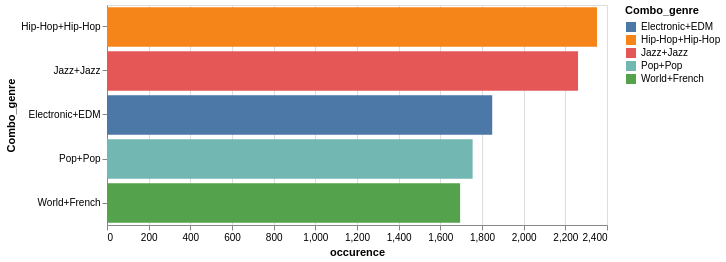

Notebook code cell kept with this figure:
### Code cell
alt.Chart(freq_genre_combo).mark_bar().encode(
    y = alt.Y('Combo_genre:N', sort = alt.SortField('occurence', order = 'descending')),
    x = 'occurence:Q',
    color= 'Combo_genre:N',
    tooltip= ['primary_genre_l1','primary_genre_l2','occurence']
).properties(
    width = 500,
    height= 220
)

### Figure 1 — Vega-Lite specification as saved in the notebook (floating-point values rounded to 4 significant figures)
{"config": {"view": {"continuousWidth": 300, "continuousHeight": 300}}, "data": {"name": "data-acee94796ac682b52cbe688565cff292"}, "mark": {"type": "bar"}, "encoding": {"color": {"field": "Combo_genre", "type": "nominal"}, "tooltip": [{"field": "primary_genre_l1", "type": "nominal"}, {"field": "primary_genre_l2", "type": "nominal"}, {"field": "occurence", "type": "quantitative"}], "x": {"field": "occurence", "type": "quantitative"}, "y": {"field": "Combo_genre", "sort": {"field": "occurence", "order": "descending"}, "type": "nominal"}}, "height": 220, "width": 500, "$schema": "https://vega.github.io/schema/vega-lite/v6.4.1.json", "datasets": {"data-acee94796ac682b52cbe688565cff292": [{"primary_genre_l1": "Hip-Hop", "primary_genre_l2": "Hip-Hop", "occurence": 2352, "Combo_genre": "Hip-Hop+Hip-Hop"}, {"primary_genre_l1": "Jazz", "primary_genre_l2": "Jazz", "occurence": 2261, "Combo_genre": "Jazz+Jazz"}, {"primary_genre_l1": "Electronic", "primary_genre_l2": "EDM", "occurence": 1849, "Combo_genre": "Electronic+EDM"}, {"primary_genre_l1": "Pop", "primary_genre_l2": "Pop", "occurence": 1755, "Combo_genre": "Pop+Pop"}, {"primary_genre_l1": "World", "primary_genre_l2": "French", "occurence": 1695, "Combo_genre": "World+French"}]}}
